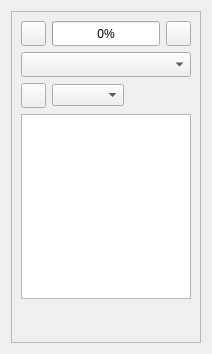
<?xml version="1.0" encoding="UTF-8"?>
<ui version="4.0">
 <class>OCPoroDockWidget</class>
 <widget class="QWidget" name="OCPoroDockWidget">
  <property name="geometry">
   <rect>
    <x>0</x>
    <y>0</y>
    <width>212</width>
    <height>354</height>
   </rect>
  </property>
  <property name="windowTitle">
   <string>Form</string>
  </property>
  <layout class="QVBoxLayout" name="verticalLayout">
   <item>
    <widget class="QFrame" name="frame">
     <property name="frameShape">
      <enum>QFrame::StyledPanel</enum>
     </property>
     <property name="frameShadow">
      <enum>QFrame::Raised</enum>
     </property>
     <layout class="QVBoxLayout" name="verticalLayout_2">
      <item>
       <layout class="QHBoxLayout" name="horizontalLayout">
        <item>
         <widget class="QPushButton" name="pushButton">
          <property name="minimumSize">
           <size>
            <width>25</width>
            <height>25</height>
           </size>
          </property>
          <property name="maximumSize">
           <size>
            <width>25</width>
            <height>25</height>
           </size>
          </property>
          <property name="text">
           <string/>
          </property>
          <property name="icon">
           <iconset resource="../AMWindow.qrc">
            <normaloff>:/amwind/figure/am_wind/open.png</normaloff>:/amwind/figure/am_wind/open.png</iconset>
          </property>
          <property name="iconSize">
           <size>
            <width>16</width>
            <height>16</height>
           </size>
          </property>
         </widget>
        </item>
        <item>
         <widget class="QProgressBar" name="progressBar">
          <property name="minimumSize">
           <size>
            <width>0</width>
            <height>25</height>
           </size>
          </property>
          <property name="maximumSize">
           <size>
            <width>16777215</width>
            <height>25</height>
           </size>
          </property>
          <property name="font">
           <font>
            <pointsize>9</pointsize>
           </font>
          </property>
          <property name="value">
           <number>0</number>
          </property>
         </widget>
        </item>
        <item>
         <widget class="QPushButton" name="pushButton_2">
          <property name="minimumSize">
           <size>
            <width>25</width>
            <height>25</height>
           </size>
          </property>
          <property name="maximumSize">
           <size>
            <width>25</width>
            <height>25</height>
           </size>
          </property>
          <property name="text">
           <string/>
          </property>
          <property name="icon">
           <iconset resource="../AMWindow.qrc">
            <normaloff>:/amwind/figure/am_wind/animation.png</normaloff>:/amwind/figure/am_wind/animation.png</iconset>
          </property>
         </widget>
        </item>
       </layout>
      </item>
      <item>
       <widget class="QComboBox" name="comboBox">
        <property name="minimumSize">
         <size>
          <width>0</width>
          <height>25</height>
         </size>
        </property>
        <property name="maximumSize">
         <size>
          <width>16777215</width>
          <height>25</height>
         </size>
        </property>
        <property name="font">
         <font>
          <pointsize>9</pointsize>
         </font>
        </property>
       </widget>
      </item>
      <item>
       <layout class="QHBoxLayout" name="horizontalLayout_2">
        <item>
         <widget class="QPushButton" name="pushButton_3">
          <property name="minimumSize">
           <size>
            <width>25</width>
            <height>25</height>
           </size>
          </property>
          <property name="maximumSize">
           <size>
            <width>25</width>
            <height>25</height>
           </size>
          </property>
          <property name="text">
           <string/>
          </property>
          <property name="icon">
           <iconset resource="../AMWindow.qrc">
            <normaloff>:/amwind/figure/am_wind/open.png</normaloff>:/amwind/figure/am_wind/open.png</iconset>
          </property>
         </widget>
        </item>
        <item>
         <widget class="QComboBox" name="comboBox_2"/>
        </item>
        <item>
         <spacer name="horizontalSpacer">
          <property name="orientation">
           <enum>Qt::Horizontal</enum>
          </property>
          <property name="sizeHint" stdset="0">
           <size>
            <width>40</width>
            <height>20</height>
           </size>
          </property>
         </spacer>
        </item>
       </layout>
      </item>
      <item>
       <widget class="QTextBrowser" name="textBrowser"/>
      </item>
      <item>
       <spacer name="verticalSpacer">
        <property name="orientation">
         <enum>Qt::Vertical</enum>
        </property>
        <property name="sizeHint" stdset="0">
         <size>
          <width>20</width>
          <height>40</height>
         </size>
        </property>
       </spacer>
      </item>
     </layout>
    </widget>
   </item>
  </layout>
 </widget>
 <resources>
  <include location="../AMWindow.qrc"/>
 </resources>
 <connections/>
</ui>
